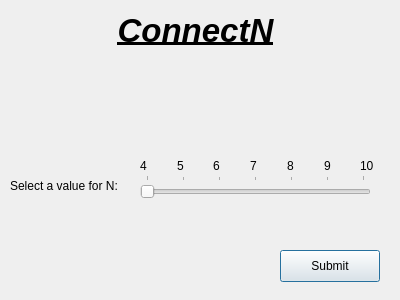
<?xml version="1.0" encoding="UTF-8"?>
<ui version="4.0">
 <class>SetupDialog</class>
 <widget class="QDialog" name="SetupDialog">
  <property name="windowModality">
   <enum>Qt::WindowModal</enum>
  </property>
  <property name="geometry">
   <rect>
    <x>0</x>
    <y>0</y>
    <width>400</width>
    <height>300</height>
   </rect>
  </property>
  <property name="windowTitle">
   <string>Dialog</string>
  </property>
  <widget class="QLabel" name="title">
   <property name="geometry">
    <rect>
     <x>20</x>
     <y>10</y>
     <width>351</width>
     <height>41</height>
    </rect>
   </property>
   <property name="font">
    <font>
     <pointsize>25</pointsize>
     <italic>true</italic>
     <bold>true</bold>
     <underline>true</underline>
    </font>
   </property>
   <property name="text">
    <string>ConnectN</string>
   </property>
   <property name="alignment">
    <set>Qt::AlignCenter</set>
   </property>
  </widget>
  <widget class="QPushButton" name="submitButton">
   <property name="geometry">
    <rect>
     <x>280</x>
     <y>250</y>
     <width>100</width>
     <height>32</height>
    </rect>
   </property>
   <property name="text">
    <string>Submit</string>
   </property>
  </widget>
  <widget class="QLabel" name="nLabel">
   <property name="geometry">
    <rect>
     <x>10</x>
     <y>170</y>
     <width>141</width>
     <height>31</height>
    </rect>
   </property>
   <property name="text">
    <string>Select a value for N:</string>
   </property>
  </widget>
  <widget class="QSlider" name="horizontalSlider">
   <property name="geometry">
    <rect>
     <x>140</x>
     <y>175</y>
     <width>231</width>
     <height>25</height>
    </rect>
   </property>
   <property name="minimum">
    <number>4</number>
   </property>
   <property name="maximum">
    <number>10</number>
   </property>
   <property name="singleStep">
    <number>1</number>
   </property>
   <property name="value">
    <number>4</number>
   </property>
   <property name="orientation">
    <enum>Qt::Horizontal</enum>
   </property>
   <property name="invertedAppearance">
    <bool>false</bool>
   </property>
   <property name="tickPosition">
    <enum>QSlider::TicksAbove</enum>
   </property>
   <property name="tickInterval">
    <number>1</number>
   </property>
  </widget>
  <widget class="QWidget" name="horizontalLayoutWidget">
   <property name="geometry">
    <rect>
     <x>140</x>
     <y>155</y>
     <width>251</width>
     <height>21</height>
    </rect>
   </property>
   <layout class="QHBoxLayout" name="horizontalLayout">
    <item>
     <widget class="QLabel" name="label">
      <property name="text">
       <string>4</string>
      </property>
     </widget>
    </item>
    <item>
     <widget class="QLabel" name="label_2">
      <property name="text">
       <string>5</string>
      </property>
     </widget>
    </item>
    <item>
     <widget class="QLabel" name="label_4">
      <property name="text">
       <string>6</string>
      </property>
     </widget>
    </item>
    <item>
     <widget class="QLabel" name="label_3">
      <property name="text">
       <string>7</string>
      </property>
     </widget>
    </item>
    <item>
     <widget class="QLabel" name="label_5">
      <property name="text">
       <string>8</string>
      </property>
     </widget>
    </item>
    <item>
     <widget class="QLabel" name="label_6">
      <property name="text">
       <string>9</string>
      </property>
     </widget>
    </item>
    <item>
     <widget class="QLabel" name="label_7">
      <property name="text">
       <string>10</string>
      </property>
     </widget>
    </item>
   </layout>
  </widget>
 </widget>
 <resources/>
 <connections/>
</ui>
